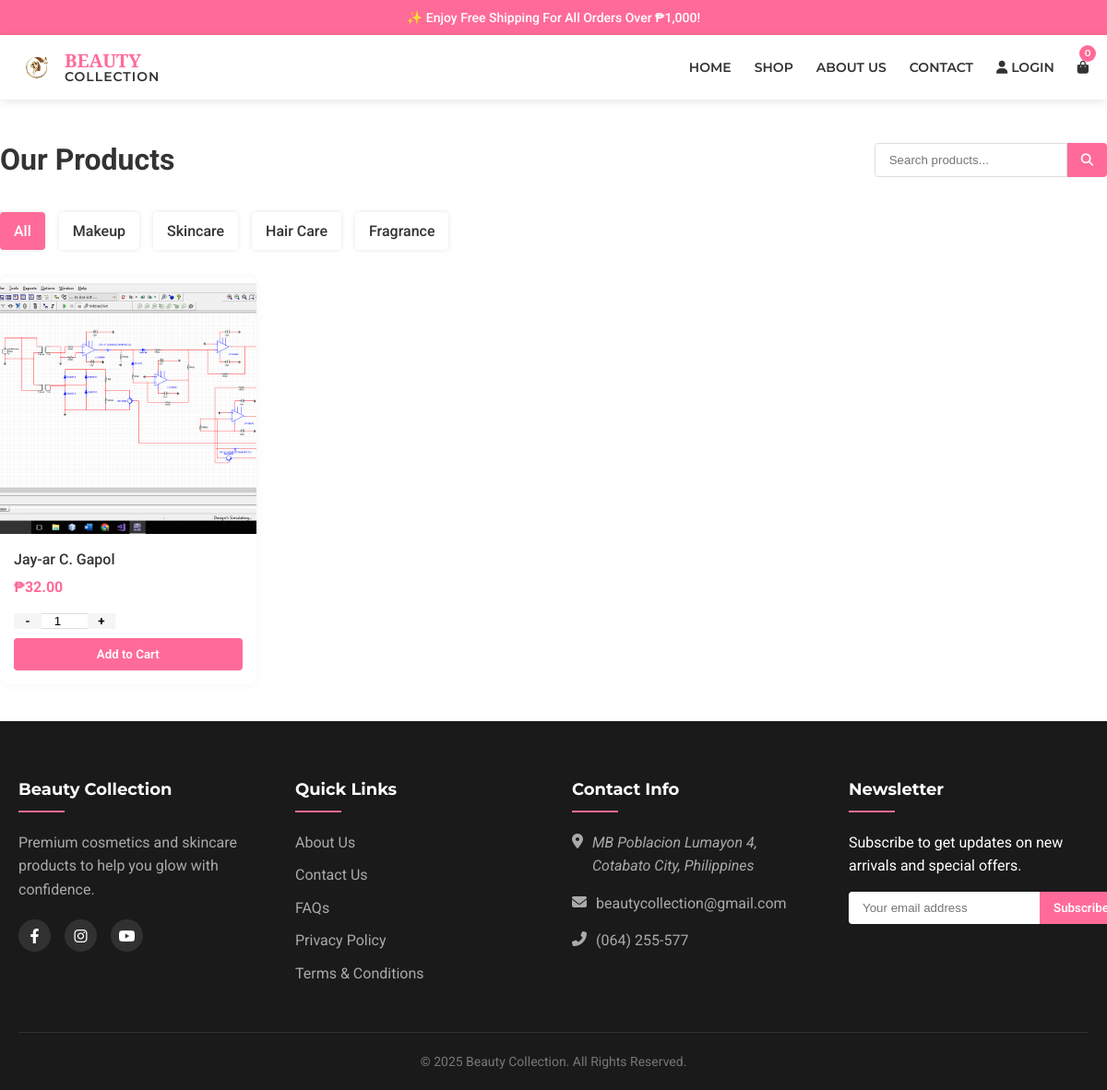
The page /shop.php on the database its author committed.
### tables this page shows
CREATE TABLE IF NOT EXISTS `products` (
  `id` int(11) NOT NULL AUTO_INCREMENT,
  `name` varchar(100) NOT NULL,
  `description` text DEFAULT NULL,
  `price` decimal(10,2) NOT NULL,
  `image` varchar(255) DEFAULT NULL,
  `category` varchar(50) NOT NULL DEFAULT 'Uncategorized',
  `is_bestseller` tinyint(1) DEFAULT 0,
  PRIMARY KEY (`id`)
);

### shop.php (the view, shortened to what this page needs)
<?php
include('header.php');
$category = $_GET['category'] ?? null;
$search = $_GET['search'] ?? null;
$query = "SELECT * FROM products";
$params = [];
$stmt = $pdo->prepare($query);
$stmt->execute($params);
$products = $stmt->fetchAll();
?>
<div class="container shop-container">
    <div class="shop-header">
        <h1>Our Products</h1>
        <form method="GET" class="search-form">
            <input type="text" name="search" placeholder="Search products..." value="<?php echo htmlspecialchars($search ?? ''); ?>">
            <button type="submit"><i class="fas fa-search"></i></button>
        </form>
    </div>
    <div class="shop-filters">
        <div class="filter-categories">
            <a href="shop.php" class="<?php echo !$category ? 'active' : ''; ?>">All</a>
            <a href="shop.php?category=Makeup" class="<?php echo $category == 'Makeup' ? 'active' : ''; ?>">Makeup</a>
            <a href="shop.php?category=Skincare" class="<?php echo $category == 'Skincare' ? 'active' : ''; ?>">Skincare</a>
            <a href="shop.php?category=Hair Care" class="<?php echo $category == 'Hair Care' ? 'active' : ''; ?>">Hair Care</a>
            <a href="shop.php?category=Fragrance" class="<?php echo $category == 'Fragrance' ? 'active' : ''; ?>">Fragrance</a>
        </div>
    </div>
    <div class="products-grid">
        <?php if (count($products) > 0): ?>
            <?php foreach ($products as $product): ?>
                <div class="product-card">
                    <div class="product-image">
                        <?php if ($product['image']): ?>
                            <img src="<?php echo $product['image']; ?>" alt="<?php echo htmlspecialchars($product['name']); ?>" loading="lazy">
                        <?php else: ?>
                            <img src="images/placeholder.jpg" alt="Product placeholder" loading="lazy">
                        <?php endif; ?>
                        <div class="product-actions">
                        </div>
                    </div>
                    <div class="product-info">
                        <h3 class="product-title"><?php echo htmlspecialchars($product['name']); ?></h3>
                        <div class="product-price">₱<?php echo number_format($product['price'], 2); ?></div>
                        <form method="POST">
                            <div class="quantity-selector">
                                <button type="button" class="quantity-btn minus">-</button>
                                <input type="number" name="quantity" value="1" min="1" class="quantity-input">
                                <button type="button" class="quantity-btn plus">+</button>
                            </div>
                            <button type="submit" name="add_to_cart" class="add-to-cart">Add to Cart</button>
                        </form>
                    </div>
                </div>
            <?php endforeach; ?>
        <?php else: ?>
            <div class="no-products">
                <p>No products found. Try a different search.</p>
            </div>
        <?php endif; ?>
    </div>
</div>
<?php include('footer.php'); ?>

### styles.css (style rules this page uses)
:root { --primary: #ff6b98; --primary-dark: #e84980; --secondary: #f8bbd0; --light: #fce4ec; --dark: #333; --gray: #777; --light-gray: #f5f5f5; --white: #fff; --transition: all 0.3s ease; }
* { margin: 0; padding: 0; box-sizing: border-box; }
body { font-family: 'Roboto', sans-serif; color: var(--dark); line-height: 1.6; }
.container { width: 100%; max-width: 1200px; margin: 0 auto; padding: 0 20px; }
img { max-width: 100%; height: auto; }
a { text-decoration: none; color: inherit; transition: var(--transition); }
button { cursor: pointer; border: none; background: none; font-family: inherit; }
.shop-container { padding: 40px 0; }
.shop-header { display: flex; justify-content: space-between; align-items: center; margin-bottom: 30px; flex-wrap: wrap; gap: 20px; }
.search-form { display: flex; max-width: 300px; }
.search-form input { flex: 1; padding: 10px 15px; border: 1px solid #ddd; border-radius: 4px 0 0 4px; }
.search-form button { background: var(--primary); color: white; border: none; padding: 0 15px; border-radius: 0 4px 4px 0; cursor: pointer; }
.shop-filters { margin-bottom: 30px; }
.filter-categories { display: flex; gap: 15px; flex-wrap: wrap; }
.filter-categories a { padding: 8px 15px; background: white; border-radius: 4px; font-weight: 500; box-shadow: 0 0 5px rgba(0,0,0,0.1); }
.filter-categories a.active { background: var(--primary); color: white; }
.products-grid { display: grid; grid-template-columns: repeat(auto-fill, minmax(250px, 1fr)); gap: 30px; }
.product-card { background: white; border-radius: 8px; overflow: hidden; box-shadow: 0 0 10px rgba(0,0,0,0.05); transition: var(--transition); }
.product-image { position: relative; overflow: hidden; aspect-ratio: 1/1; }
.product-image img { width: 100%; height: 100%; object-fit: cover; transition: var(--transition); }
.product-actions { position: absolute; bottom: -50px; left: 0; right: 0; display: flex; justify-content: center; padding: 10px; transition: var(--transition); }
.product-info { padding: 15px; }
.product-title { font-size: 16px; margin-bottom: 5px; font-weight: 500; }
.product-price { font-weight: 700; color: var(--primary); margin-bottom: 15px; }
.quantity-selector { display: flex; margin-bottom: 10px; }
.quantity-btn { width: 30px; background: #f5f5f5; display: flex; align-items: center; justify-content: center; font-weight: 600; }
.quantity-input { width: 50px; text-align: center; border: 1px solid #ddd; border-left: none; border-right: none; }
.add-to-cart { width: 100%; padding: 10px; background: var(--primary); color: white; border: none; border-radius: 4px; font-weight: 600; transition: var(--transition); }

### rows shown on the page
products: image (picture), name "Jay-ar C. Gapol", price "32.00"
